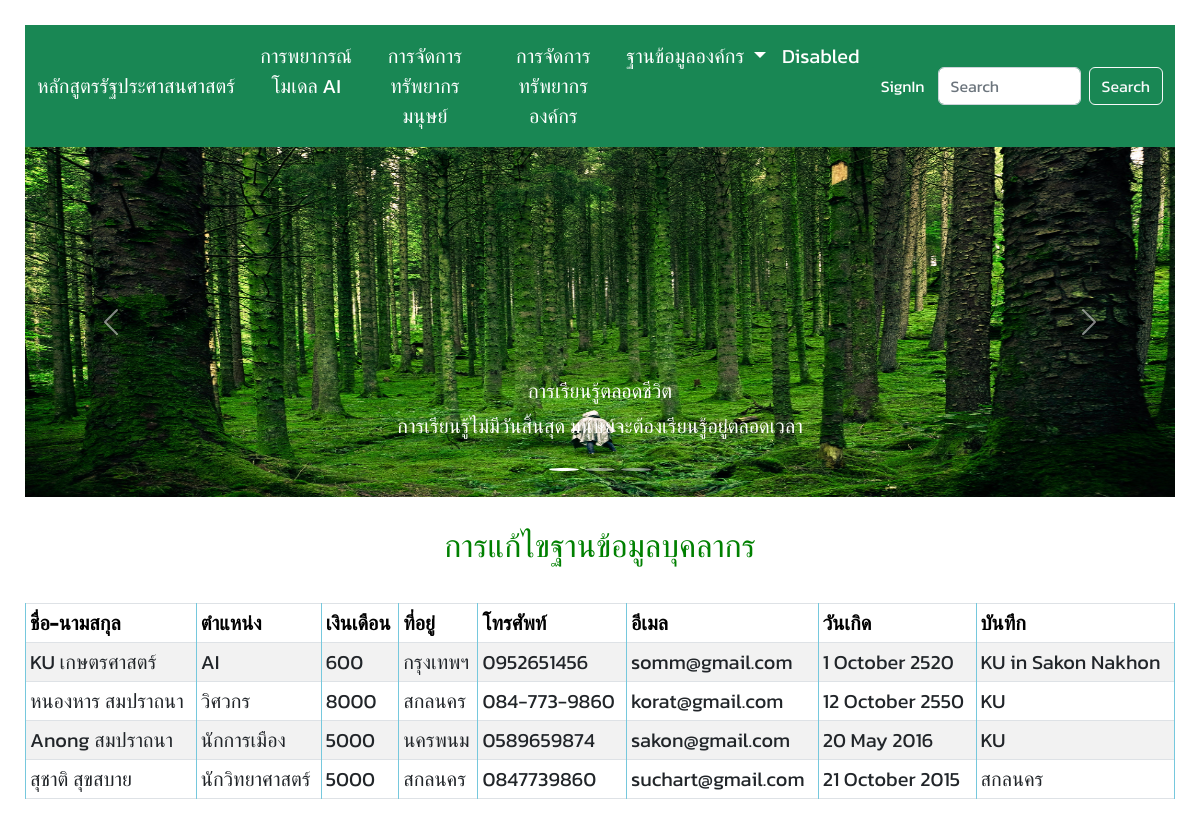
The page /employee/edit/ on the database its author committed.
### myapp/models.py (models this page shows)
class Employee(models.Model):
    firstname = models.CharField(max_length=50)
    lastname = models.CharField(max_length=50)
    gender = models.CharField(
        max_length=50,
        choices=[('Male', 'Male'), ('Female', 'Female')],
        default='Male'
        )
    position = models.CharField(max_length=50)
    salary = models.PositiveIntegerField()
    address = models.TextField()
    email = models.EmailField(unique=True, null=True, blank=True)
    phone = models.CharField(max_length=30, unique=True)
    birthday = models.DateField()
    religion = models.CharField(
        max_length=20,
        choices=[('พุทธ','พุทธ'), ('คริสต์', 'คริสต์'), ('อิสลาม', 'อิสลาม'), ('อื่นๆ', 'อื่นๆ')],
        default='พุทธ'
        )
    addition_note = models.TextField(null=True, blank=True)

### myapp/views.py (the view)
# urls.py: path('employee/edit/', views.employee_edit, name='emp_edit'),
def employee_edit(request):
    data = Employee.objects.all()
    return render(request, 'database/employee-edit.html', {'data': data})

### myapp/templates/database/employee-edit.html (shortened to what this page needs)
{% extends 'heart/main.html' %} {% block content %}
<br />
<div>
  <h2>การแก้ไขฐานข้อมูลบุคลากร</h2>
</div>
<br />
<table class="table table-striped table-bordered table-sm">
        <thead class="thead-dark">
          <tr>
            <th>ชื่อ-นามสกุล</th>
            <th>ตำแหน่ง</th>
            <th>เงินเดือน</th>
            <th>ที่อยู่</th>
            <th>โทรศัพท์</th>
            <th>อีเมล</th>
            <th>วันเกิด</th>
            <th>บันทึก</th>
          </tr>
        </thead>
        {% for r in data %}
        <tr>
          <td>{{ r.firstname }} {{ r.lastname }}</td>
          <td>{{ r.position }}</td>
          <td>{{ r.salary }}</td>
          <td>{{ r.address }}</td>
          <td>{{ r.phone }}</td>
          <td>{{ r.email }}</td>
          <td>{{ r.birthday|date:'j F Y' }}</td>
          <td>{{ r.addition_note }}</td>
        </tr>
        {% endfor %}
      </table>
  {% endblock %}

### static/css/style.css (style rules this page uses)
body { font-family: "Kanit", sans-serif; font-size: 20px; font-weight: normal; height: 100%; margin: 25px 0; padding-left: 25px; padding-right: 25px; }
div { font-family: "Kanit", sans-serif; text-align: center; color: green; }
table, th, td { border: 1px solid rgb(118, 200, 221); }
th { background-color: #04aa6d; color: black; }

### rows shown on the page
Employee: firstname "KU", lastname "เกษตรศาสตร์", position "AI", salary "600", address "กรุงเทพฯ", phone "0952651456", email "somm@gmail.com", birthday "1 October 2520", addition_note "KU in Sakon Nakhon"
Employee: firstname "หนองหาร", lastname "สมปราถนา", position "วิศวกร", salary "8000", address "สกลนคร", phone "084-773-9860", email "korat@gmail.com", birthday "12 October 2550", addition_note "KU"
Employee: firstname "Anong", lastname "สมปราถนา", position "นักการเมือง", salary "5000", address "นครพนม", phone "0589659874", email "sakon@gmail.com", birthday "20 May 2016", addition_note "KU"
Employee: firstname "สุชาติ", lastname "สุขสบาย", position "นักวิทยาศาสตร์", salary "5000", address "สกลนคร", phone "0847739860", email "suchart@gmail.com", birthday "21 October 2015", addition_note "สกลนคร"
